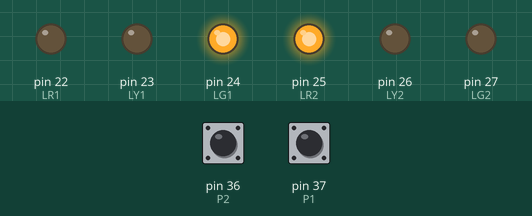
Simulated run of this sketch. Board: Arduino Mega 2560, built with avr-gcc and run on an emulated ATmega2560. On the bench: output pins drawn as LEDs (lit = HIGH). The inputs (shaded band) are chosen by the test bench; at power-on: pin 36 (P2) HIGH, pin 37 (P1) HIGH.

Above: at 0.5 s.
At 3.0 s:
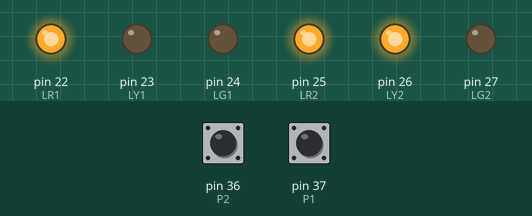
At 4.0 s:
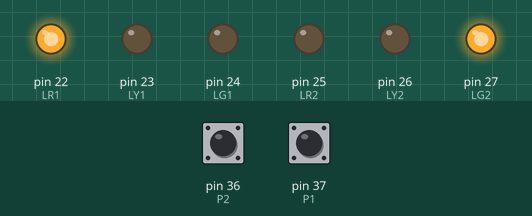
At 5.0 s:
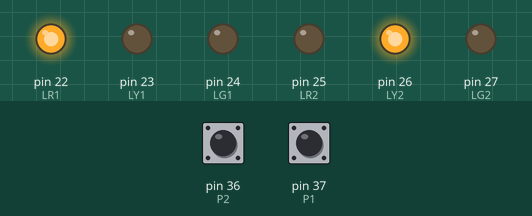
At 6.5 s:
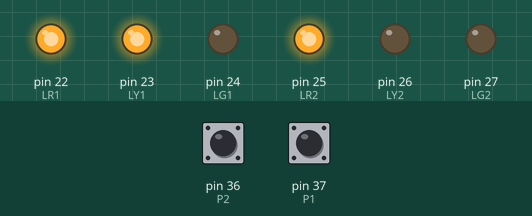
At 8.5 s:
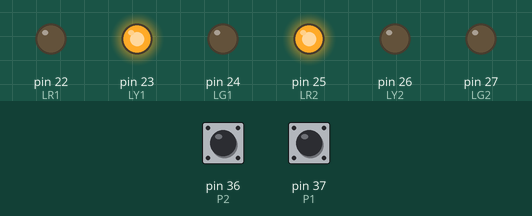
Timing chart, 0 to 9.1 s (numbered marks = the images above):
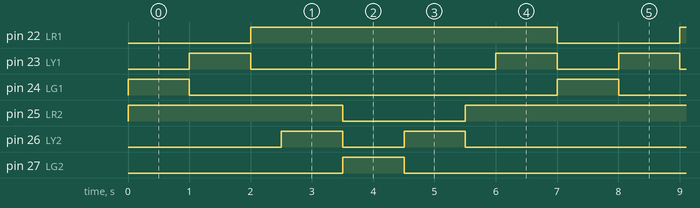

The sketch:

gen0.ino
```cpp
#define LDR1  0   // LDR Light sensor from traffic light 1 connected in pin A0
#define LDR2  1   // LDR Light sensor from traffic light 2 connected in pin A1
#define CO2   3   // CO2 sensor connected in pin A3
#define P1    37  // Traffic light 1 button connected in pin 37
#define P2    36  // Traffic light 2 button connected in pin 36
#define CNY1  35  // Infrared sensor 1 in traffic light 1 connected in pin 35
#define CNY2  34  // Infrared sensor 2 in traffic light 1 connected in pin 34
#define CNY3  33  // Infrared sensor 3 in traffic light 1 connected in pin 33
#define CNY4  32  // Infrared sensor 4 in traffic light 2 connected in pin 32
#define CNY5  31  // Infrared sensor 5 in traffic light 2 connected in pin 31
#define CNY6  30  // Infrared sensor 6 in traffic light 2 connected in pin 30
#define LR1   22  // Red traffic light 1 connected in pin 22
#define LY1   23  // Yellow traffic light 1 connected in pin 23
#define LG1   24  // Green traffic light 1 connected in pin 24
#define LR2   25  // Red traffic light 2 connected in pin 25
#define LG2   27  // Green traffic light 2 connected in pin 27
#define LY2   26  // Yellow traffic light 2 connected in pin 26

enum States {
  A_SEMAPHORE,
  B_SEMAPHORE,
};

enum SemaphoreStates {
  STOP,
  READY,
  GO,
  HOLD
};

struct Semaphore {
  int green_led;
  int yellow_led;
  int red_led;
  int button;
  bool button_was_pushed;
  int state;
};

unsigned int intervalToYellow = 3000;
unsigned int intervalToRed = 1000;
unsigned int intervalToRedAndYellow = 500;
unsigned int intervalToGreen = 1000;

struct Semaphore s1, s2;
struct Semaphore* semaphores[2];
int start_time, time;
int state;

void go(Semaphore* s) {
  digitalWrite(s->green_led, HIGH);
  digitalWrite(s->yellow_led, LOW);
  digitalWrite(s->red_led, LOW);

  s->state = GO;
}

void stop(Semaphore* s) {
  digitalWrite(s->green_led, LOW);
  digitalWrite(s->yellow_led, LOW);
  digitalWrite(s->red_led, HIGH);

  s->state = STOP;
}

void ready(Semaphore* s) {
  digitalWrite(s->green_led, LOW);
  digitalWrite(s->yellow_led, HIGH);
  digitalWrite(s->red_led, HIGH);

  s->state = READY;
}

void hold(Semaphore* s) {
  digitalWrite(s->green_led, LOW);
  digitalWrite(s->yellow_led, HIGH);
  digitalWrite(s->red_led, LOW);

  s->state = HOLD;
}

void setup() {
  Serial.begin(9600);
  start_time = millis();

  s1.red_led = LR1;
  s1.yellow_led = LY1;
  s1.green_led = LG1;
  s1.button = P1;
  s1.button_was_pushed = false;
  go(&s1);

  s2.red_led = LR2;
  s2.yellow_led = LY2;
  s2.green_led = LG2;
  s2.button = P2;
  s2.button_was_pushed = false;
  s2.state = STOP;
  stop(&s2);

  semaphores[0] = &s2;
  semaphores[1] = &s1;

  state = A_SEMAPHORE;

  pinMode(LDR1, INPUT);
  pinMode(LDR2, INPUT);

  pinMode(P1, INPUT_PULLUP);
  pinMode(P2, INPUT_PULLUP);

  pinMode(LR1, OUTPUT);
  pinMode(LY1, OUTPUT);
  pinMode(LG1, OUTPUT);
  pinMode(LR2, OUTPUT);
  pinMode(LY2, OUTPUT);
  pinMode(LG2, OUTPUT);

  pinMode(CNY1, INPUT);
  pinMode(CNY2, INPUT);
  pinMode(CNY3, INPUT);
  pinMode(CNY4, INPUT);
  pinMode(CNY5, INPUT);
  pinMode(CNY6, INPUT);
}


void checkButton(Semaphore* s) {
  if (digitalRead(s->button) != LOW) {
    s->button_was_pushed = true;
  }
}

int waitTime() {
  int button_reducer = 0;
  if (s1.button_was_pushed && s1.state == GO) {
    button_reducer = 2000;
  }
  if (s2.button_was_pushed && s2.state == GO) {
    button_reducer = 2000;
  }
  return intervalToYellow - button_reducer;
}

void resetSemaphore(Semaphore* s) {
  s->button_was_pushed = false;
}

void transition() {
  stop(semaphores[0]);
  hold(semaphores[1]);
  delay(intervalToRed);
  stop(semaphores[0]);
  stop(semaphores[1]);
  delay(intervalToRedAndYellow);
  ready(semaphores[0]);
  stop(semaphores[1]);
  delay(intervalToGreen);
  go(semaphores[0]);
  stop(semaphores[1]);

  Semaphore* aux = semaphores[0];
  semaphores[0] = semaphores[1];
  semaphores[1] = aux;

  resetSemaphore(semaphores[0]);
  resetSemaphore(semaphores[1]);
}

void loop() {
  time = millis();

  checkButton(&s1);
  checkButton(&s2);

  if (waitTime() < time - start_time) {
    transition();
    start_time = millis();
  }
}
```

Measured:
- by itself, pin 22 (LR1), pin 25 (LR2): alternates HIGH for 5.0 s and LOW for 2.0 s
- by itself, pin 23 (LY1): repeats every 7.0 s: LOW 4.0 s, HIGH 1.0 s, LOW 1.0 s, HIGH 1.0 s
- by itself, pin 24 (LG1), pin 27 (LG2): alternates HIGH for 1.0 s and LOW for 6.0 s
- by itself, pin 26 (LY2): repeats every 7.0 s: LOW 1.0 s, HIGH 1.0 s, LOW 4.0 s, HIGH 1.0 s
